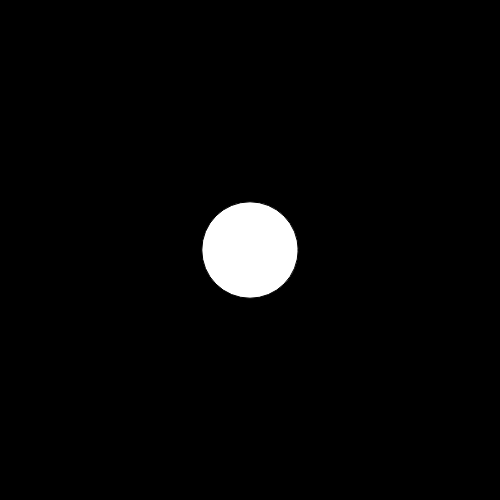
Frame 1 (no input)
Frame 60 (no input): identical to frame 1, image omitted
Frame 120 (the mouse pressed at the canvas centre since frame 60): identical to frame 1, image omitted

The p5.js sketch that drew this single still picture (run headless with seeded random() and noise() and a simulated clock; from frame 60 on, the mouse is pressed at the canvas centre):

// p5.js sketch
// ── sketch.js
var myFirstArray = []; 

function setup() {
    createCanvas(500, 500);
    
    for(var i = 0; i <5; i++) {
      myFirstArray[i] = random(12); 
    }
    
    print(myFirstArray); 
    }
  


function draw() {
    background(0);
  
  
    for(var i =0; i < myFirstArray.length; i++){
      ellipse(width/2, height/2, myFirstArray[i] * 10, myFirstArray[i] * 10); 
    }
}
